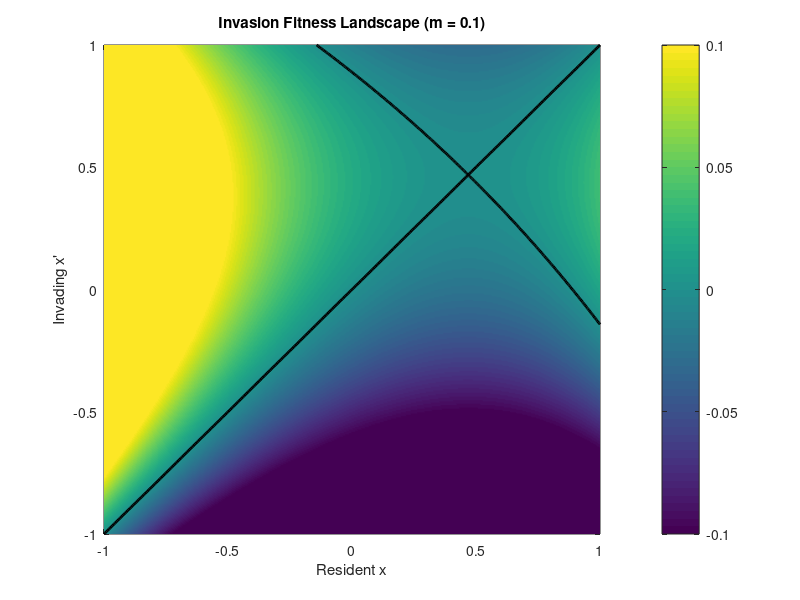

Here is the MATLAB script that generated this plot:
%% Invasion Fitness Landscape (MATLAB version)
% Pontarp exercise

clear; close all; clc;

%% Parameters
r   = 1;
mu0 = 0.2;
e   = 0.1;
a0  = 10;
k   = 5;
m   = 0.1;   % Try also m = 0

%% Trait values: resident x and mutant x'
x_vals = -1:0.005:1;

% Meshgrid for resident and mutant trait combinations
[Xres, Xmut] = meshgrid(x_vals, x_vals);

%% Attack rates
Ares = a0 - k .* (Xres.^2) / 2;
Amut = a0 - k .* (Xmut.^2) / 2;

%% Mortalities
MUres = mu0 + 0.5 .* m .* (Xres - 1).^2;
MUmut = mu0 + 0.5 .* m .* (Xmut - 1).^2;

%% Invasion fitness function
F = (MUres .* Amut ./ Ares) - MUmut;

%% Plot invasion fitness landscape
figure;
pcolor(Xres, Xmut, F);
shading interp;
colorbar;
caxis([-0.1 0.1]);

hold on;

% Contour where fitness = 0
contour(Xres, Xmut, F, [0 0], 'k', 'LineWidth', 2);

xlabel('Resident x');
ylabel("Invading x'");
title(['Invasion Fitness Landscape (m = ', num2str(m), ')']);

